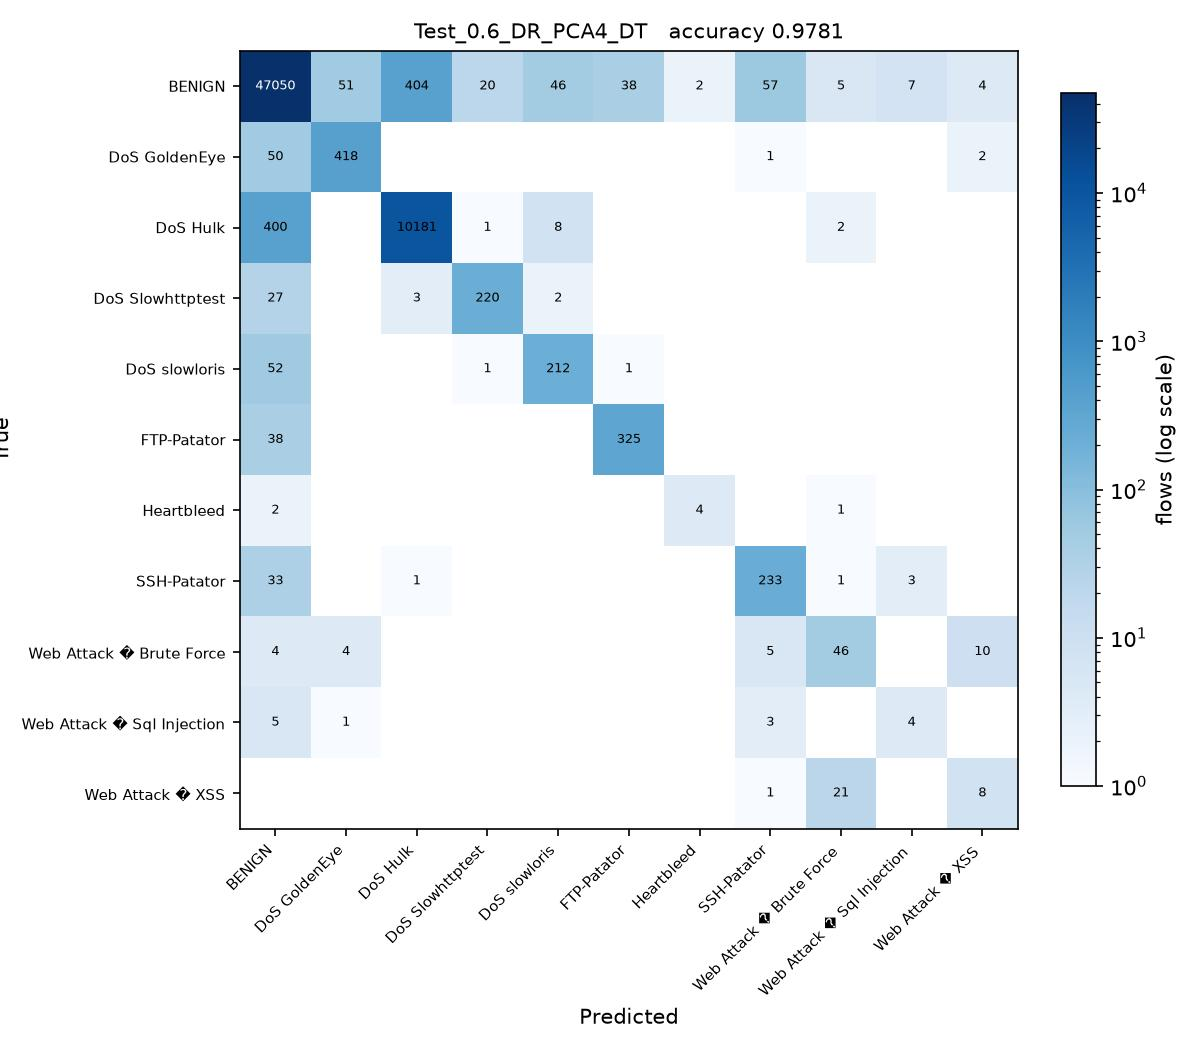

Source code (Python):
# Test_0.6_DR_PCA4_DT.py
#
# Test size 0.6  |  PCA, 4 components  |  Decision Tree (sheet #6)
#
# This is SGDC_60_40.py with the changes marked CHANGE below and nothing else.

import os
from pathlib import Path

# CHANGE 1: find the folder holding the three CSV files and run from there, so
# the plain file names below resolve no matter where this script is started
# from or how deeply it sits inside the project folder.
HERE = Path(__file__).resolve().parent
for PROJECT in [HERE, *HERE.parents]:
    if (PROJECT / 'Tuesday-WorkingHours.pcap_ISCX.csv').exists():
        os.chdir(PROJECT)
        break
else:
    raise SystemExit('Put this folder inside the folder that holds the three '
                     'CIC-IDS2017 CSV files, then run the script again.')
import numpy as np
import pandas as pd

df1 = pd.read_csv('Tuesday-WorkingHours.pcap_ISCX.csv', low_memory=True)
df2 = pd.read_csv('Wednesday-workingHours.pcap_ISCX.csv', low_memory=True)
df3 = pd.read_csv('Thursday-WorkingHours-Morning-WebAttacks.pcap_ISCX.csv', low_memory=True)

dataset = pd.concat([df1, df2, df3], ignore_index=True)

dataset.columns = dataset.columns.str.strip()

# CHANGE 2: a stratified sample of 100000 flows, the same for every run. An RBF
# SVM on all 1.3 million flows would take about an hour per script.
# At least 50 flows of every class are kept.
label = dataset.columns[-1]
dataset = pd.concat(
    [g.sample(n=min(len(g), max(50, round(100000 * len(g) / len(dataset)))), random_state=0)
     for _, g in dataset.groupby(label)],
    ignore_index=True
)

X = dataset.iloc[:, :-1]
y = dataset.iloc[:, -1]

X = X.apply(pd.to_numeric, errors='coerce')

X.replace([np.inf, -np.inf], np.nan, inplace=True)

from sklearn.impute import SimpleImputer

imputer = SimpleImputer(missing_values=np.nan, strategy='mean')
X = imputer.fit_transform(X)

from sklearn.preprocessing import LabelEncoder

labelencoder_y = LabelEncoder()
y = labelencoder_y.fit_transform(y)

from sklearn.model_selection import train_test_split

X_train, X_test, y_train, y_test = train_test_split(
    X,
    y,
    test_size=0.6,   # CHANGE 3: test size
    random_state=0,
    stratify=y
)

# CHANGE 4: PCA, from PCA_LDA_KErnel_PCA_CODE.pdf (fit only on training data)
from sklearn.decomposition import PCA

pca = PCA(n_components=4)
X_train = pca.fit_transform(X_train)
X_test = pca.transform(X_test)

# CHANGE 5: Decision Tree (sheet #6) in place of SGDClassifier
from sklearn.tree import DecisionTreeClassifier

classifier = DecisionTreeClassifier(
    criterion='entropy',
    random_state=0
)

classifier.fit(X_train, y_train)

y_pred = classifier.predict(X_test) 

from sklearn.metrics import confusion_matrix
from sklearn.metrics import accuracy_score
from sklearn.metrics import precision_score
from sklearn.metrics import recall_score
from sklearn.metrics import f1_score
from sklearn.metrics import classification_report

cm = confusion_matrix(y_test, y_pred)

print("Confusion Matrix:\n")
print(cm)

print("\nAccuracy : {:.4f}".format(accuracy_score(y_test, y_pred)))
print("\nPrecision : {:.4f}".format(precision_score(y_test, y_pred, average='weighted')))
print("\nRecall : {:.4f}".format(recall_score(y_test, y_pred, average='weighted')))
print("\nF1 Score : {:.4f}".format(f1_score(y_test, y_pred, average='weighted')))

print("\nClassification Report:\n")
print(classification_report(y_test, y_pred))

# CHANGE 6: save the confusion matrix as Test_0.6_DR_PCA4_DT.jpg and record the result
import matplotlib
matplotlib.use('Agg')
import matplotlib.pyplot as plt
from matplotlib.colors import LogNorm

here = HERE                     # the folder this script sits in
names = [str(c) for c in labelencoder_y.classes_]
fig, ax = plt.subplots(figsize=(8, 7))
im = ax.imshow(cm, cmap='Blues', norm=LogNorm(vmin=1))
ax.set_xticks(range(len(names)), names, rotation=45, ha='right', fontsize=7)
ax.set_yticks(range(len(names)), names, fontsize=7)
ax.set_xlabel('Predicted')
ax.set_ylabel('True')
ax.set_title('Test_0.6_DR_PCA4_DT   accuracy {:.4f}'.format(accuracy_score(y_test, y_pred)), fontsize=10)
for i in range(cm.shape[0]):
    for j in range(cm.shape[1]):
        if cm[i, j]:
            ax.text(j, i, cm[i, j], ha='center', va='center', fontsize=6,
                    color='white' if cm[i, j] > cm.max() / 3 else 'black')
fig.colorbar(im, ax=ax, fraction=0.04, label='flows (log scale)')
fig.tight_layout()
fig.savefig(here / 'Test_0.6_DR_PCA4_DT.jpg', dpi=150)
plt.close(fig)

row = pd.DataFrame([{
    'Test': 0.6, 'DR': 'PCA4', 'Clas': 'DT',
    'Acc': round(accuracy_score(y_test, y_pred), 4),
    'Pre': round(precision_score(y_test, y_pred, average='weighted'), 4),
    'Rec': round(recall_score(y_test, y_pred, average='weighted'), 4),
    'F1': round(f1_score(y_test, y_pred, average='weighted'), 4),
    'script': 'Test_0.6_DR_PCA4_DT',
}])
out = PROJECT / 'results' / '75_runs_pca.csv'
out.parent.mkdir(exist_ok=True)
if out.exists():
    old = pd.read_csv(out)
    row = pd.concat([old[old['script'] != 'Test_0.6_DR_PCA4_DT'], row], ignore_index=True)
row.to_csv(out, index=False)
